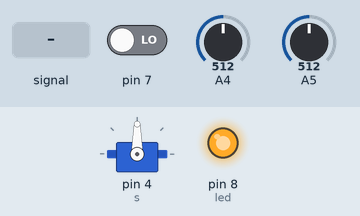
A sketch run on a simulated Arduino Uno, built with avr-gcc and run on an emulated ATmega328P. Parts: servo, output pins drawn as LEDs (lit = HIGH). The inputs (shaded band) are chosen by the test bench; at power-on: A4 = 512, A5 = 512, pin 7 LOW.

Above: at 1.2 s.
1.3 s: A4 fed a 200 Hz sine of ±81 counts around its level
4.3 s: A4 set to 716
5.8 s: A5 set to 716
At 6.2 s:
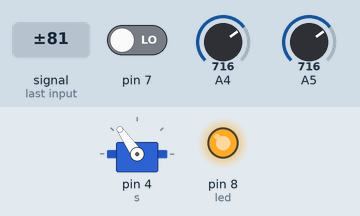
7.3 s: A4 set to 900
At 8.5 s:
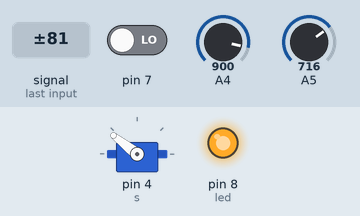
8.8 s: A5 set to 1023
At 9.7 s:
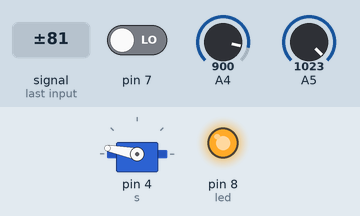
10.3 s: A4 set to 80
At 10.9 s:
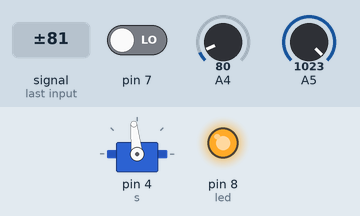
Timing chart, 0 to 12.8 s (numbered marks = the images above; inputs shaded):
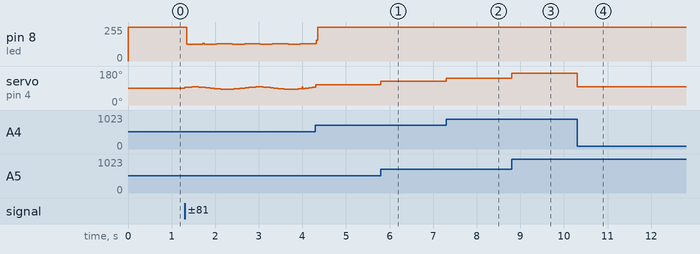

Measured:
- after the input at 5.8 s, servo on pin 4 (s): 107° → 125° at once
- after the input at 7.3 s, servo on pin 4 (s): 125° → 142° at once
- after the input at 8.8 s, servo on pin 4 (s): 142° → 169° at once
- after the input at 10.3 s, servo on pin 4 (s): 169° → 96° at once

The sketch:

Tarefa_05.ino
```cpp
#include <Servo.h>

Servo s;
int v, estado_anterior = 1;
float vx = 0, vy = 0;
int soma;
bool on_off = false;
unsigned long c;

ISR(TIMER2_OVF_vect)        // rotina de interrupção
{
  if (on_off) {
    c++;
  }
}

void testaOnOff() {
  v = PIND >> 7; // Lendo o valor que está mapeado para o botão
  if (!v) {
    if (estado_anterior) {
      if (on_off) {
        if (c >= 125000) {
          on_off = !on_off;
          c = 0;
        }
      }
      else {
        on_off = !on_off;
      }
    }
  }
  estado_anterior = v;
}

int lerAnalogico(int porta) {
  ADMUX   = porta;              // para indicar porta analógica que será usada
  ADMUX  |= (1 << REFS0);       // usa a voltagem pinada como referência
  ADCSRA |= (1 << ADEN);        // habilita o conversor analógico digital
  ADCSRA |= (1 << ADSC);        // começa a conversão
  while (ADCSRA & (1 << ADSC)); // espera terminar a conversão

  int v = ADCL;                 // pega os bits menos significativos
  v = (ADCH << 8) + v;          // soma com os bits mais significativos
  return v;
}

void setup ()
{
  cli();
  DDRD &= ~(1 << 7); // Isto signfica porta digital 7 servindo como entrada
  DDRB |= 1 << 0; // Isto significa porta digital 8 servindo como saída
  TCCR2A = 0b0;
  TCCR2B = 1 << CS21; // Modo Normal e Prescaler em 8
  TIMSK2 = 0b1;       // Habilita interrupção por overflow
  TCNT2 = 0;          // Reseta o TCNT2
  s.attach(4);
  s.write(0);
  sei();
  c = 0;
}

void loop()
{
  testaOnOff();
  if (on_off) {
    vx = lerAnalogico(5);
    vy = lerAnalogico(4);
    soma = map(vx + vy, 0, 2048, 0, 180);
    s.write(soma);
    if (soma >= 90)
      PORTB |= 1 << 0; // Comando para fazer acender o led
    else
      PORTB &= ~(1 << 0); // Comando para deixar o led apagado
  }
}
```
